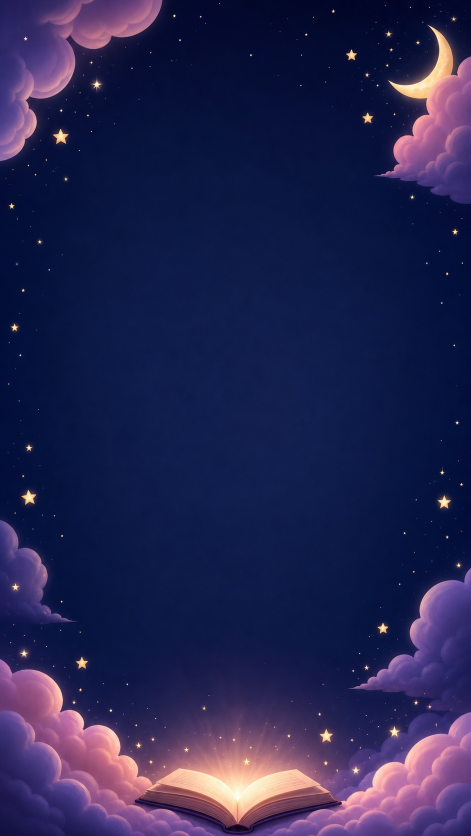
#> input picture store-assets/android/promotional-screenshots/dreamscapes-promo-background.png, 941 x 1672 px (shown at 1/2 size)
$ python build-play-screenshots.py
#> lines starting #> are read from the running program, lines starting #| are printed output that depends on the picture
from pathlib import Path

from PIL import Image, ImageDraw, ImageFilter, ImageFont


ROOT = Path(__file__).resolve().parents[1]
ASSETS = ROOT / "store-assets" / "android"
SOURCE_DIR = ASSETS / "screenshots"
OUTPUT_DIR = ASSETS / "promotional-screenshots"
BACKGROUND = OUTPUT_DIR / "dreamscapes-promo-background.png"
ICON = ASSETS / "play-store-icon-512.png"

WIDTH = 1080
HEIGHT = 1920
FONT_BOLD = "/System/Library/Fonts/Supplemental/Arial Rounded Bold.ttf"
FONT_REGULAR = "/System/Library/Fonts/Avenir Next.ttc"

SCREENS = [
    (
        "01-personalised-stories.jpg",
        "01-home.png",
        "Never run out of\na bedtime story",
        "Your first story is free, no account needed",
        560,
    ),
    (
        "02-story-builder.jpg",
        "02-story-builder.png",
        "Made for tonight,\nin about a minute",
        "Their name, their age and what they love",
        0,
    ),
    (
        "03-story-library.jpg",
        "03-library.png",
        "Stories continue\nnight after night",
        "The same characters come back, night after night",
        0,
    ),
    (
        "04-parent-account.jpg",
        "04-parent-controls.png",
        "You are always\nin control",
        "Set topics to avoid and read every story first",
        620,
    ),
]


def font(path, size, index=0):
    return ImageFont.truetype(path, size=size, index=index)


def cover(image, size):
#> called with size = (1080, 1920)
    target_width, target_height = size
#> target_width = 1080; target_height = 1920
    scale = max(target_width / image.width, target_height / image.height)
#> scale = 1.15
    resized = image.resize(
        (round(image.width * scale), round(image.height * scale)),
        Image.Resampling.LANCZOS,
    )
    left = (resized.width - target_width) // 2
#> left = 0
    top = (resized.height - target_height) // 2
#> top = 0
    return resized.crop((left, top, left + target_width, top + target_height))


def crop_square(image, crop_y):
    side = min(image.width, image.height)
    crop_y = max(0, min(crop_y, image.height - side))
    crop_x = max(0, (image.width - side) // 2)
    return image.crop((crop_x, crop_y, crop_x + side, crop_y + side))


def rounded_image(image, size, radius, crop_y):
    fitted = crop_square(image, crop_y).resize(size, Image.Resampling.LANCZOS)
    mask = Image.new("L", size, 0)
    ImageDraw.Draw(mask).rounded_rectangle((0, 0, size[0], size[1]), radius=radius, fill=255)
    fitted.putalpha(mask)
    return fitted


def build(output_name, source_name, headline, subhead, crop_y):
    backdrop = cover(Image.open(BACKGROUND).convert("RGB"), (WIDTH, HEIGHT)).convert("RGBA")
    wash = Image.new("RGBA", (WIDTH, HEIGHT), (2, 7, 42, 38))
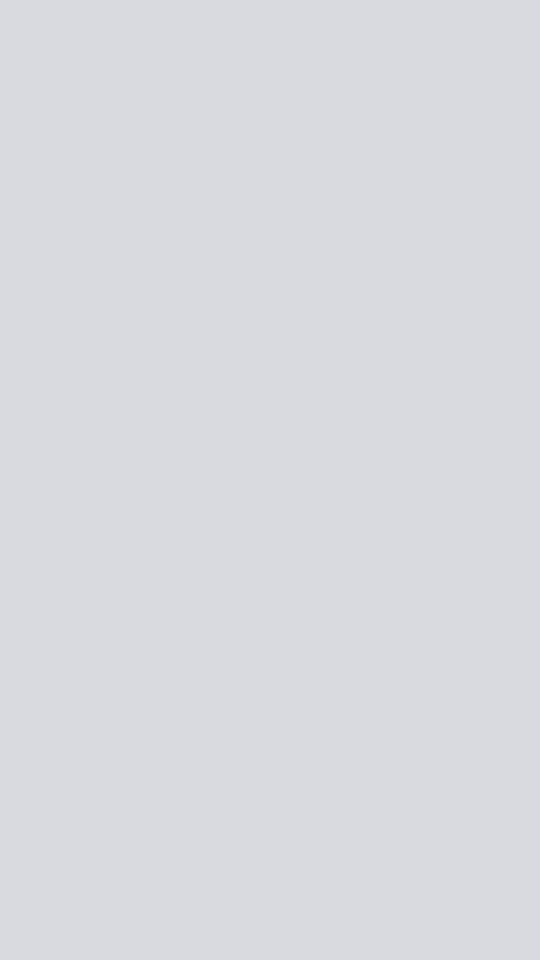
#> wash: PIL image 1080x1920 RGBA (shown at 1/2 size); mean R, G, B, A 2, 7, 42, 38; transparent parts drawn white
    backdrop = Image.alpha_composite(backdrop, wash)
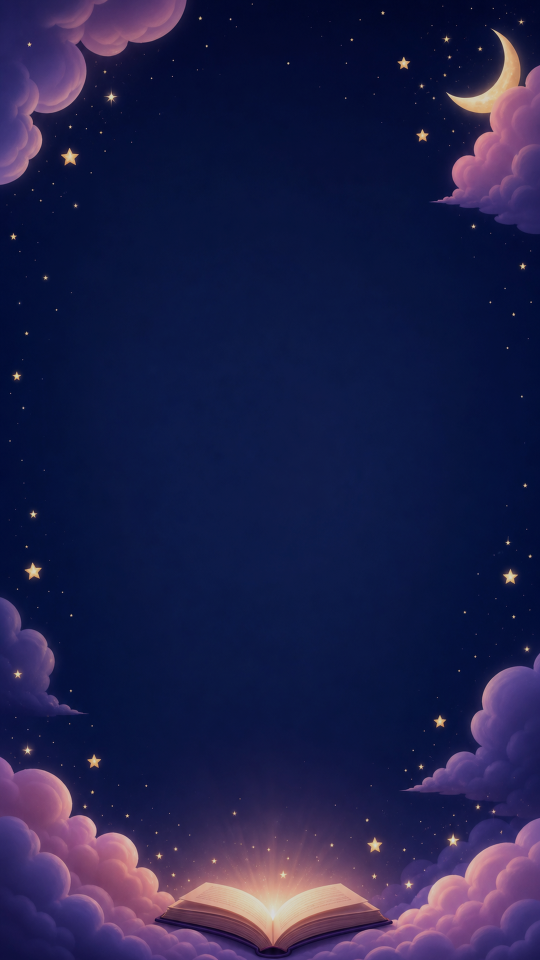
#> backdrop: PIL image 1080x1920 RGBA (shown at 1/2 size); mean R, G, B, A 31.9, 32.4, 75, 255

    frame_size = (900, 900)
    frame_position = (90, 750)
    frame_radius = 34
    shadow = Image.new("RGBA", (WIDTH, HEIGHT), (0, 0, 0, 0))
#> shadow: PIL image 1080x1920 RGBA; every value is 0
    shadow_draw = ImageDraw.Draw(shadow)
    sx, sy = frame_position
    shadow_draw.rounded_rectangle(
        (sx + 4, sy + 18, sx + frame_size[0] + 4, sy + frame_size[1] + 18),
        radius=frame_radius,
        fill=(0, 0, 0, 185),
    )
    shadow = shadow.filter(ImageFilter.GaussianBlur(24))
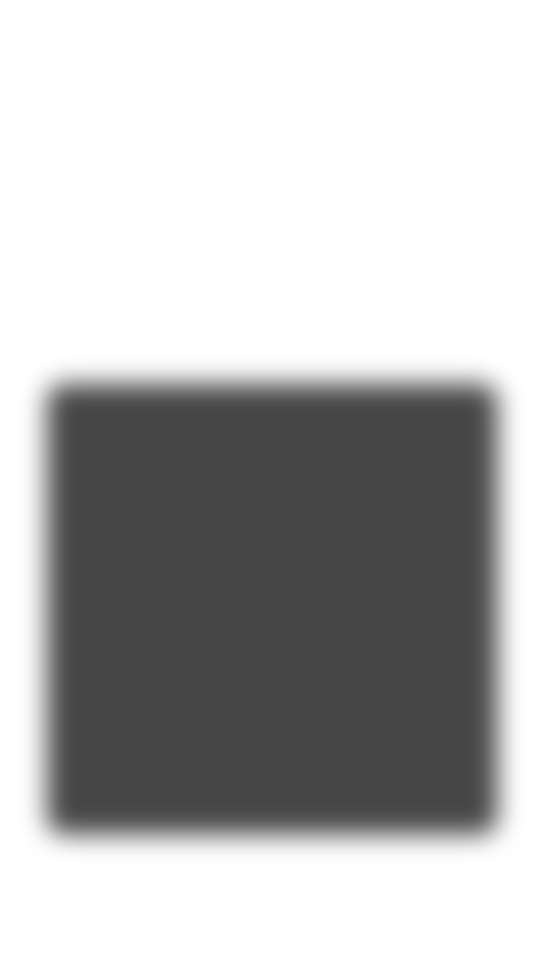
#> shadow: PIL image 1080x1920 RGBA (shown at 1/2 size); mean R, G, B, A 0, 0, 0, 72.3; transparent parts drawn white
    backdrop = Image.alpha_composite(backdrop, shadow)
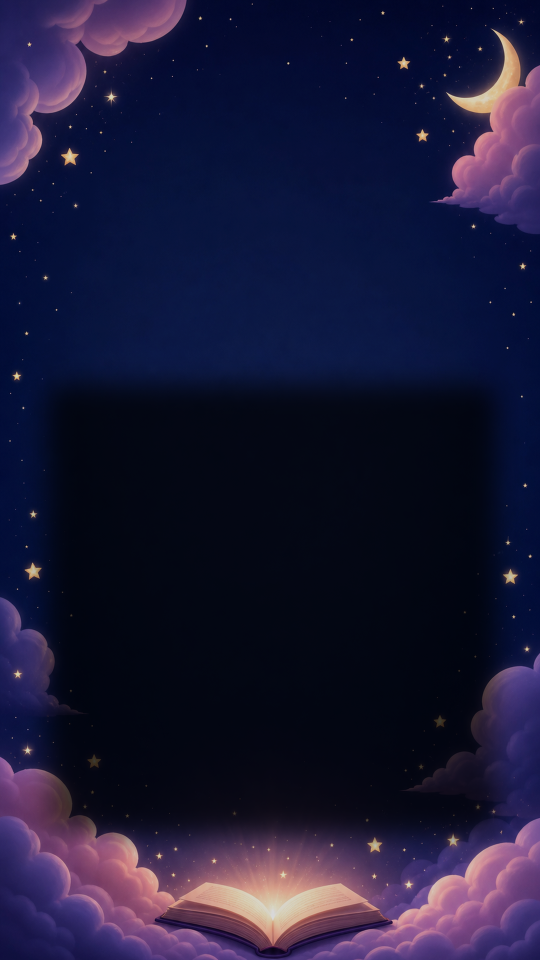
#> backdrop: PIL image 1080x1920 RGBA (shown at 1/2 size); mean R, G, B, A 27.2, 25.2, 55.1, 255

#> (the run stopped early here; a loop or call above may not have finished)
